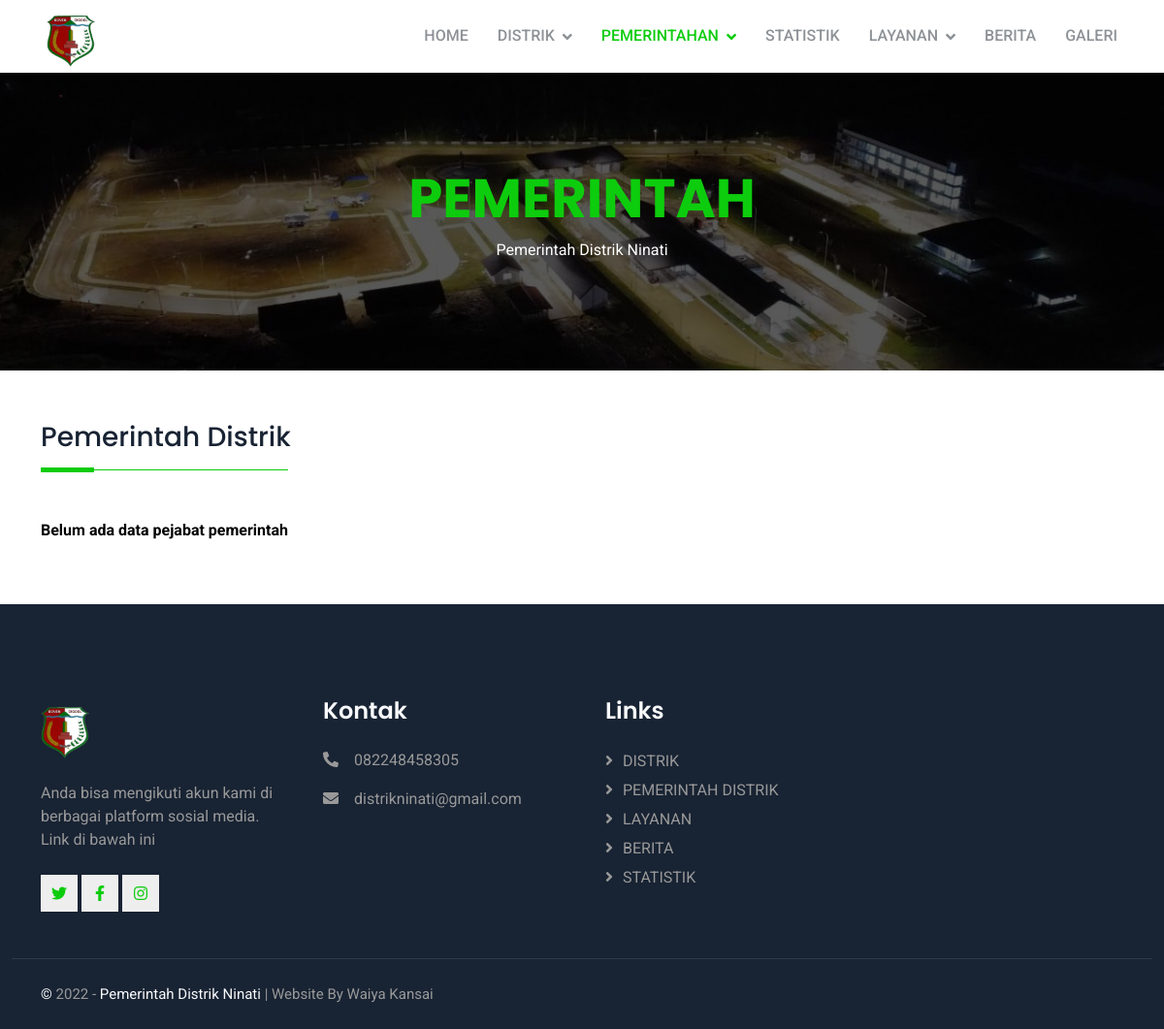
The app's page /pemerintah/, older data.
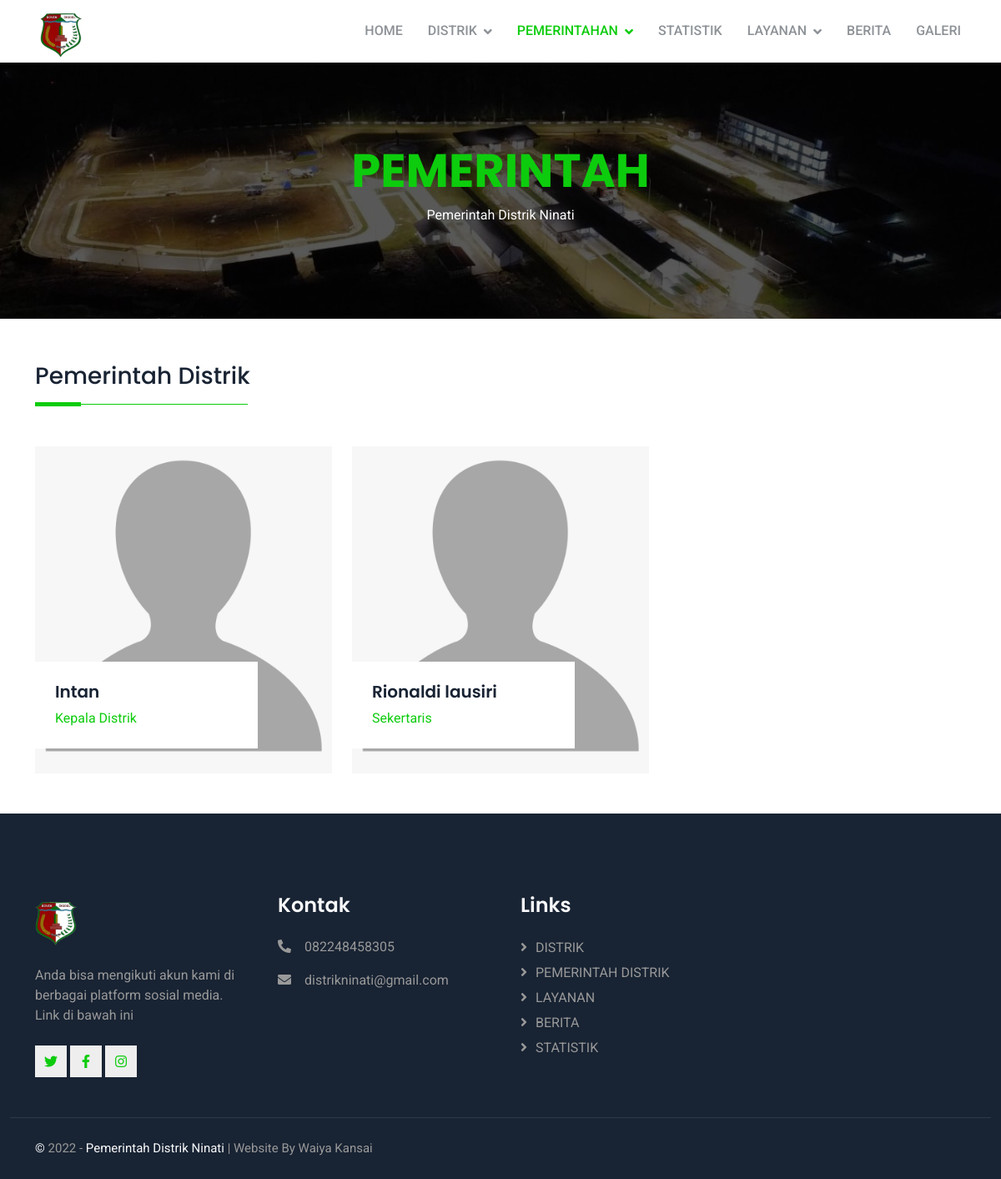
The same page, newer data.
### pemerintah/models.py (models this page shows, shortened)
class Pemerintah(models.Model):
    opsi = (
        ('camat', 'CAMAT'),
        ('sekretaris', 'SEKRETARIS'),
        ('subag', 'SUBAG'),
    )
    nama = models.CharField(max_length=100)
    golongan = models.CharField(max_length=100)
    jabatan = models.CharField(max_length=100)
    struktur_organisasi = models.CharField(max_length=30, choices=opsi, null=True)
    nip = models.CharField(max_length=20,null=True)
    pendidikan = models.CharField(max_length=50,null=True)
    foto = models.ImageField(blank=True, null=True, upload_to="image/")

### pemerintah/views.py (the view)
# urls.py: path('',views.index, name='index'),
def index(request):
    pemerintah = Pemerintah.objects.all().order_by('-id')
    context = {
        'title' : 'Pemerintah',
        'subtitle' : 'Pemerintah Distrik Ninati',
        'pemerintah': pemerintah,
    }
    return render(request, 'pemerintah/index.html', context)

### templates/pemerintah/index.html
{% extends '../subbase.html' %}
{% load static %}
{% block content %}
   <div class="container">
    <div class="three">
        <h1>Pemerintah Distrik</h1>
    </div>
    <div class="isi">
        <div class="row g-4">
            {% if pemerintah %}
            {% for pemerintah in pemerintah %}
              <div class="col-lg-4 col-md-6 wow fadeInUp" data-wow-delay="0.1s">
                <a href="#">
                  <div class="team-item position-relative">
                    {% if pemerintah.foto %}
                    <img class="img-fluid" src="{{pemerintah.foto.url}}" alt="Foto profil" />
                    {% else %}
                    <img class="img-fluid" src="{% static 'img/user_blank.png' %}" alt="Foto profil" />
                    {% endif %}
                    <div class="team-text bg-white p-4">
                      <h5>{{pemerintah.nama}}</h5>
                      <span style="color: #0dcc0d;">{{pemerintah.jabatan}}</span>
                    </div>
                  </div>
                </a>
              </div>
              {% endfor %}
              {% else %}
              <p style="color: black;"><strong>Belum ada data pejabat pemerintah</strong></p>
              {% endif %}
          </div>
    </div>
   </div>
{% endblock content %}

### templates/subbase.html (shortened to what this page needs)
{% load static %}
<!DOCTYPE html>
<html lang="en">
<head>
    <link
      href="https://cdnjs.cloudflare.com/ajax/libs/font-awesome/5.10.0/css/all.min.css"
      rel="stylesheet"
    />
    <link
      href="https://cdn.jsdelivr.net/npm/bootstrap-icons@1.4.1/font/bootstrap-icons.css"
      rel="stylesheet"
    />
    <link href="{% static 'lib/animate/animate.min.css' %}" rel="stylesheet" />
    <link href="{% static 'lib/owlcarousel/assets/owl.carousel.min.css' %}" rel="stylesheet" />
    <link href="{% static 'css/bootstrap.min.css' %}" rel="stylesheet" />
    <link href="{% static 'css/style.css' %}" rel="stylesheet" />
</head>
    <body>
        {% include 'navbar.html' %}
    <div
    class="container-fluid page-header py-5 mb-5 wow fadeIn"
    data-wow-delay="0.1s"
  >
    <div class="container text-center py-5">
      <h1 class="display-4 title-on-sub animated slideInDown mb-2">
        {{title | upper}}
      </h1>
       <p class="subtitle">{{ subtitle }}</p>
    </div>
  </div>
        {% block content %}
        {% endblock content %}
     {% include 'footer.html' %}
    </body>
</html>

### templates/navbar.html (shortened to what this page needs)
{% load static %}
<nav
class="navbar navbar-expand-lg bg-white navbar-light sticky-top px-4 px-lg-5 py-lg-0"
>
  <a href="#" >
    <img src="{% static 'img/logo.png' %}" class="logo-nav">
  </a>
<div class="collapse navbar-collapse" id="navbarCollapse">
  <div class="navbar-nav ms-auto py-3 py-lg-0">
    <a href="{% url 'index' %}" {% if request.path == "/" %} class="nav-item nav-link active" {% else %} class="nav-item nav-link" {% endif %}>Home</a>
    <div class="nav-item dropdown">
      <a
        href="#"
        {% if request.path == "/sejarah/" %}class="nav-link dropdown-toggle active"{% elif request.path == "/geografis/" %}class="nav-link dropdown-toggle active" {% else %}class="nav-link dropdown-toggle"{% endif %}
        data-bs-toggle="dropdown"
        >Distrik</a
      >
    </div>
    <div class="nav-item dropdown">
      <a
        href="#"
        {% if request.path == "/pemerintah/" %}class="nav-link dropdown-toggle active"{% elif request.path == "/pemerintah/organisasi/" %}class="nav-link dropdown-toggle active" {% else %}class="nav-link dropdown-toggle"{% endif %}
        data-bs-toggle="dropdown"
        >Pemerintahan</a
      >
    </div>
    <a href="{% url 'statistik:index' %}" {% if request.path == "/statistik/" %} class="nav-item nav-link active" {% else %} class="nav-item nav-link" {% endif %}>Statistik</a>
    <div class="nav-item dropdown">
      <a
        href="#"
        {% if request.path == "/administrasi/" %}class="nav-link dropdown-toggle active" {% else %} class="nav-link dropdown-toggle" {% endif %}
        data-bs-toggle="dropdown"
        >Layanan</a
      >
    </div>
    <a href="contact.html" class="nav-item nav-link">Berita</a>
    <a href="contact.html" class="nav-item nav-link">Galeri</a>
  </div>
</div>
</nav>

### templates/footer.html
{% load static %}
<div
      class="container-fluid bg-dark footer mt-5 pt-5 wow fadeIn"
      data-wow-delay="0.1s"
    >
      <div class="container py-5">
        <div class="row g-5">
          <div class="col-lg-3 col-md-6">
            <h1 class="text-white mb-4">
                <img src="{% static 'img/logo.png' %}" class="logo-nav">
            </h1>
            <p>
              Anda bisa mengikuti akun kami di berbagai platform sosial media.
              Link di bawah ini
            </p>
            <div class="d-flex pt-2">
              <a class="btn btn-white btn-square btn-outline-primary me-1" href=""
                ><i class="fab fa-twitter"></i
              ></a>
              <a class="btn btn-white btn-square btn-outline-primary me-1" href=""
                ><i class="fab fa-facebook-f"></i
              ></a>
              <a class="btn btn-white btn-square btn-outline-primary me-1" href=""
                ><i class="fab fa-instagram"></i
              ></a>
            </div>
          </div>
          <div class="col-lg-3 col-md-6">
            <h4 class="text-light mb-4">Kontak</h4>
            <p><i class="fa fa-phone-alt me-3"></i>082248458305</p>
            <p><i class="fa fa-envelope me-3"></i>distrikninati@gmail.com</p>
          </div>
          <div class="col-lg-3 col-md-6">
            <h4 class="text-light mb-4">Links</h4>
            <a class="btn btn-transparant btn-link" href="">DISTRIK</a>
            <a class="btn btn-transparant btn-link" href="">PEMERINTAH DISTRIK</a>
            <a class="btn btn-transparant btn-link" href="">LAYANAN</a>
            <a class="btn btn-transparant btn-link" href="">BERITA</a>
            <a class="btn btn-transparant btn-link" href="">STATISTIK</a>
          </div>
        </div>
      </div>
      <div class="container-fluid copyright">
        <div class="container">
          <div class="row">
            <div class="col-md-6 text-center text-md-start mb-3 mb-md-0">
             <a target="_blank" href="{% url 'panel:index' %}">&copy;</a> 2022 - <a href="#">Pemerintah Distrik Ninati</a> | Website By Waiya Kansai
            </div>
          </div>
        </div>
      </div>
    </div>

### static/css/style.css (style rules this page uses)
:root { --primary: #0dcc0d; --secondary: #8D9297; --light: #F8F9FA; --dark: #182333; }
.btn { font-weight: 500; transition: .5s; background-color: var(--primary); border-color: var(--primary); }
.btn-square { width: 38px; height: 38px; }
.btn-square, .btn-sm-square, .btn-lg-square { padding: 0; display: flex; align-items: center; justify-content: center; font-weight: normal; }
.navbar.sticky-top { top: -100px; transition: .5s; }
.navbar .navbar-nav .nav-link { margin-left: 30px; padding: 25px 0; color: var(--secondary); font-weight: 500; text-transform: uppercase; outline: none; }
.navbar .navbar-nav .nav-link:hover, .navbar .navbar-nav .nav-link.active { color: var(--primary) }
.navbar .dropdown-toggle::after { border: none; content: "\f107"; font-family: "Font Awesome 5 Free"; font-weight: 900; vertical-align: middle; margin-left: 8px; }
.logo-nav { width: 50px; margin-top: 10px; }
.three h1 { font-size: 28px; font-weight: 500; letter-spacing: 0; line-height: 1.5em; padding-bottom: 15px; position: relative; margin-bottom: 3rem; }
.three h1:before { content: ""; position: absolute; left: 0; bottom: 0; height: 5px; width: 55px; background-color: var(--primary); }
.three h1:after { content: ""; position: absolute; left: 0; bottom: 2px; height: 1px; width: 95%; max-width: 255px; background-color: var(--primary); }
.page-header { background: linear-gradient(rgba(0, 0, 0, .65), rgba(0, 0, 0, .65)), url(../img/hero-2.jpeg) center center no-repeat; background-size: cover; }
.team-text { position: absolute; width: 75%; bottom: 30px; left: 0; transition: .5s; }
.team-text * { transition: .5s; }
.footer { color: #999999; }
.footer .btn.btn-link { display: block; margin-bottom: 5px; padding: 0; text-align: left; color: #999999; font-weight: normal; text-transform: capitalize; transition: .3s; }
.footer .btn.btn-link::before { position: relative; content: "\f105"; font-family: "Font Awesome 5 Free"; font-weight: 900; color: #999999; margin-right: 10px; }
.footer .copyright { padding: 25px 0; font-size: 15px; border-top: 1px solid rgba(256, 256, 256, .1); }
.footer .copyright a { color: var(--light); }
.btn-white { color: var(--primary); background-color: #EEEEEE; border: none; }
.btn-transparant { background-color: transparent; border: none; }
.subtitle { color: #FFFFFF; }
.title-on-sub { color: var(--primary); }
.isi { color: #484848; }

Row changes from the older to the newer data that the page shows:
added Pemerintah: nama "Intan", jabatan "Kepala Distrik"
added Pemerintah: nama "Rionaldi lausiri", jabatan "Sekertaris"
Text that changed along with them:
text no longer shown: "Belum ada data pejabat pemerintah"
